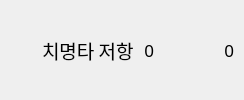
         <widget class="QWidget" name="containerCriticalResist" native="true">
          <property name="font">
           <font>
            <family>ONE Mobile POP</family>
            <pointsize>15</pointsize>
           </font>
          </property>
          <layout class="QHBoxLayout" name="horizontalLayout_13">
           <property name="spacing">
            <number>10</number>
           </property>
           <property name="leftMargin">
            <number>5</number>
           </property>
           <property name="topMargin">
            <number>0</number>
           </property>
           <property name="rightMargin">
            <number>10</number>
           </property>
           <property name="bottomMargin">
            <number>0</number>
           </property>
           <item>
            <widget class="QLabel" name="iconCriticalResist">
             <property name="sizePolicy">
              <sizepolicy hsizetype="Fixed" vsizetype="Fixed">
               <horstretch>0</horstretch>
               <verstretch>0</verstretch>
              </sizepolicy>
             </property>
             <property name="minimumSize">
              <size>
               <width>27</width>
               <height>27</height>
              </size>
             </property>
             <property name="maximumSize">
              <size>
               <width>27</width>
               <height>27</height>
              </size>
             </property>
             <property name="font">
              <font>
               <family>ONE Mobile POP</family>
               <pointsize>15</pointsize>
              </font>
             </property>
             <property name="text">
              <string/>
             </property>
             <property name="scaledContents">
              <bool>true</bool>
             </property>
             <property name="alignment">
              <set>Qt::AlignCenter</set>
             </property>
            </widget>
           </item>
           <item>
            <widget class="QLabel" name="nameCriticalResist">
             <property name="sizePolicy">
              <sizepolicy hsizetype="Expanding" vsizetype="Preferred">
               <horstretch>1</horstretch>
               <verstretch>0</verstretch>
              </sizepolicy>
             </property>
             <property name="font">
              <font>
               <family>ONE Mobile POP</family>
               <pointsize>14</pointsize>
              </font>
             </property>
             <property name="text">
              <string>치명타 저항</string>
             </property>
             <property name="alignment">
              <set>Qt::AlignLeading|Qt::AlignLeft|Qt::AlignVCenter</set>
             </property>
            </widget>
           </item>
           <item>
            <widget class="QLabel" name="statCriticalResist">
             <property name="sizePolicy">
              <sizepolicy hsizetype="Expanding" vsizetype="Preferred">
               <horstretch>2</horstretch>
               <verstretch>0</verstretch>
              </sizepolicy>
             </property>
             <property name="font">
              <font>
               <family>ONE Mobile POP</family>
               <pointsize>13</pointsize>
              </font>
             </property>
             <property name="text">
              <string>0</string>
             </property>
             <property name="alignment">
              <set>Qt::AlignRight|Qt::AlignTrailing|Qt::AlignVCenter</set>
             </property>
            </widget>
           </item>
           <item>
            <widget class="QLabel" name="rateCriticalResist">
             <property name="sizePolicy">
              <sizepolicy hsizetype="Minimum" vsizetype="Preferred">
               <horstretch>0</horstretch>
               <verstretch>0</verstretch>
              </sizepolicy>
             </property>
             <property name="minimumSize">
              <size>
               <width>70</width>
               <height>0</height>
              </size>
             </property>
             <property name="font">
              <font>
               <family>ONE Mobile POP</family>
               <pointsize>13</pointsize>
              </font>
             </property>
             <property name="text">
              <string>0</string>
             </property>
             <property name="alignment">
              <set>Qt::AlignRight|Qt::AlignTrailing|Qt::AlignVCenter</set>
             </property>
            </widget>
           </item>
          </layout>
         </widget>
